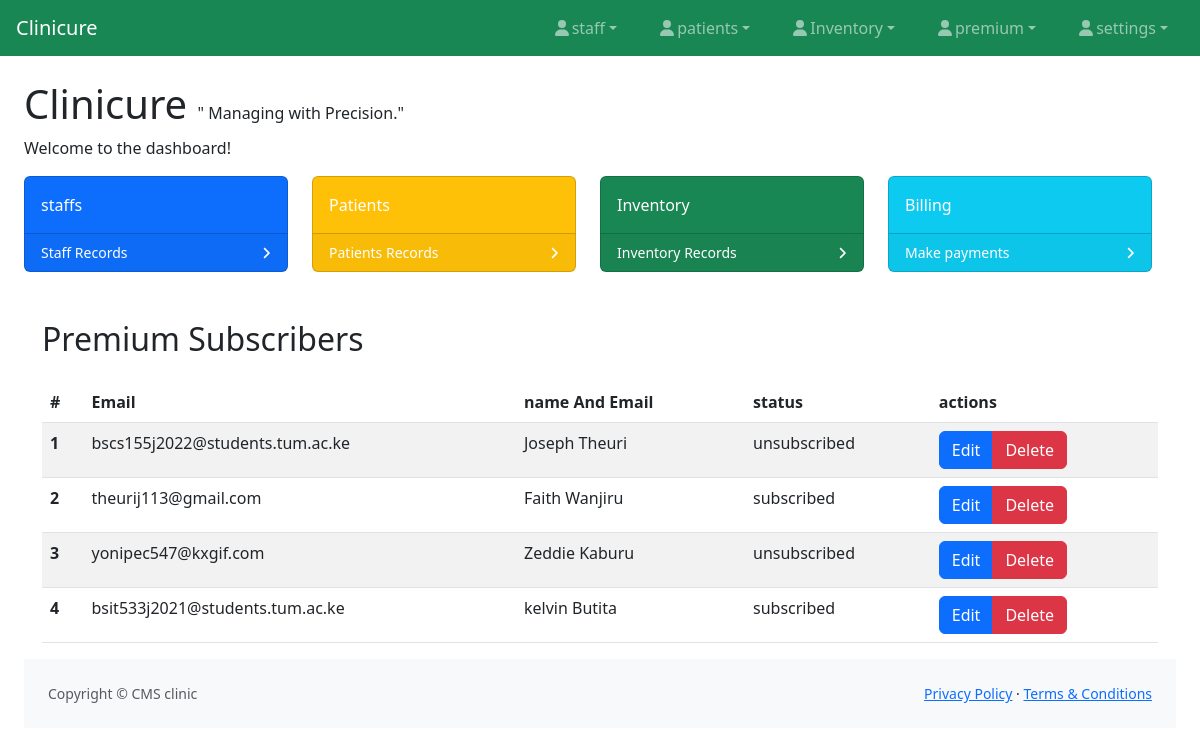
The app's page /premium/subsribers/, older data.
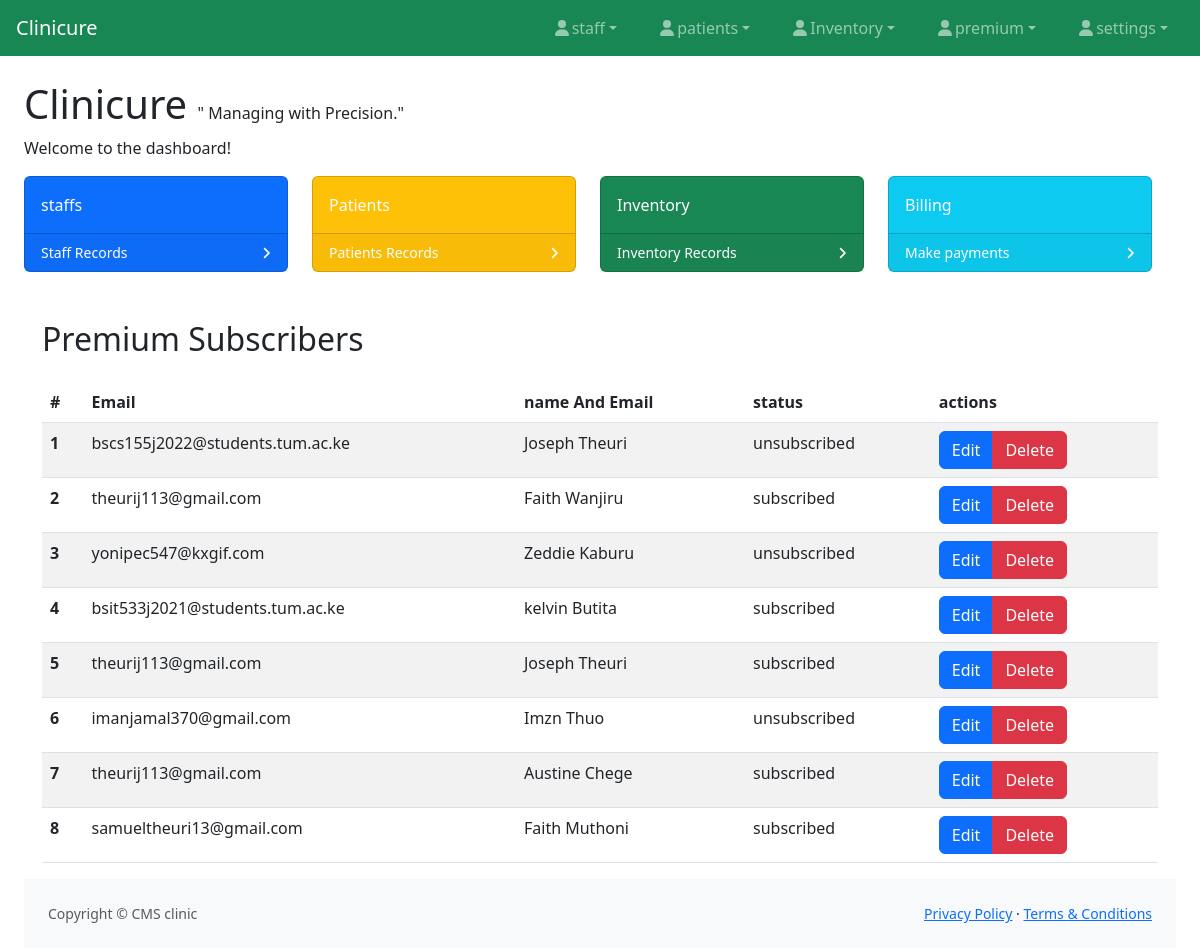
The same page, newer data.
### premium/models.py (models this page shows, shortened)
class PremiumSubscription(models.Model):
    patient_status = [
        ('subscribed', 'subscribed'),
        ('unsubscribed', 'unsubscribed')
    ]
    patient = models.ForeignKey(patients, on_delete=models.CASCADE)
    subscribed_at = models.DateTimeField(auto_now_add=True)
    email = models.EmailField(blank=True, null=True)
    status = models.CharField(max_length=20, choices=patient_status, default='subscribed')
    age= models.IntegerField

### patients/models.py (models this page shows)
class patients(models.Model):
    GENDER_CHOICES = [
        ('M', 'Male'),
        ('F', 'Female'),
        ('O', 'Other'),
    ]
    date_added = models.DateField(auto_now=True)
    staffs = models.ForeignKey(staffs, on_delete=models.CASCADE, null=True)
    first_name = models.CharField(max_length=100)
    last_name = models.CharField(max_length=100)
    date_of_birth = models.DateField()
    gender = models.CharField(max_length=1, choices=GENDER_CHOICES)
    email = models.EmailField(blank=True, null=True)
    phone_number = models.CharField(max_length=15, blank=True, null=True)
    address = models.TextField(blank=True, null=True)
    def __str__(self):
        return f"{self.first_name} {self.last_name}"

### premium/views.py (the view)
# urls.py: path('subsribers/', views.premium_users, name="subscribers"),
def premium_users(request):
    view = PremiumSubscription.objects.all()
    return render(request, 'subscribers.html', {'subscriber': view})

### premium/templates/subscribers.html (shortened to what this page needs)
{% extends 'base.html' %}
{% block body %}
    <div class="container mt-4">
        <h2 class="mb-4">Premium Subscribers</h2>
        <table class="table table-striped">
            <thead class="thead-dark">
                <tr>
                    <th scope="col">#</th>
                    <th scope="col">Email</th>
                    <th> name And Email</th>
                    <th>status</th>
                    <th>actions</th>
                </tr>
            </thead>
            <tbody>
                {% for y in subscriber %}
                    <tr>
                        <th scope="row">{{ forloop.counter }}</th>
                        <td>{{ y.email }}</td>
                        <td>{{ y.patient }}</td>
                        <td>{{ y.status }}</td>
                        <td>
                             <div class="btn-group" role="group">
                                 <a href="{% url 'premium:update_subscription' y.id %}" class="btn btn-primary">Edit</a>
                                <a href="{% url 'premium:delete_subscription' y.id %}" class="btn btn-danger">Delete</a>
                            </div>
                        </td>
                    </tr>
                {% endfor %}
            </tbody>
        </table>
    </div>
{% endblock %}

Row changes from the older to the newer data that the page shows:
added PremiumSubscription: email "theurij113@gmail.com", patient "Joseph Theuri", status "subscribed"
added PremiumSubscription: email "imanjamal370@gmail.com", patient "Imzn Thuo", status "unsubscribed"
added PremiumSubscription: email "theurij113@gmail.com", patient "Austine Chege", status "subscribed"
added PremiumSubscription: email "samueltheuri13@gmail.com", patient "Faith Muthoni", status "subscribed"
